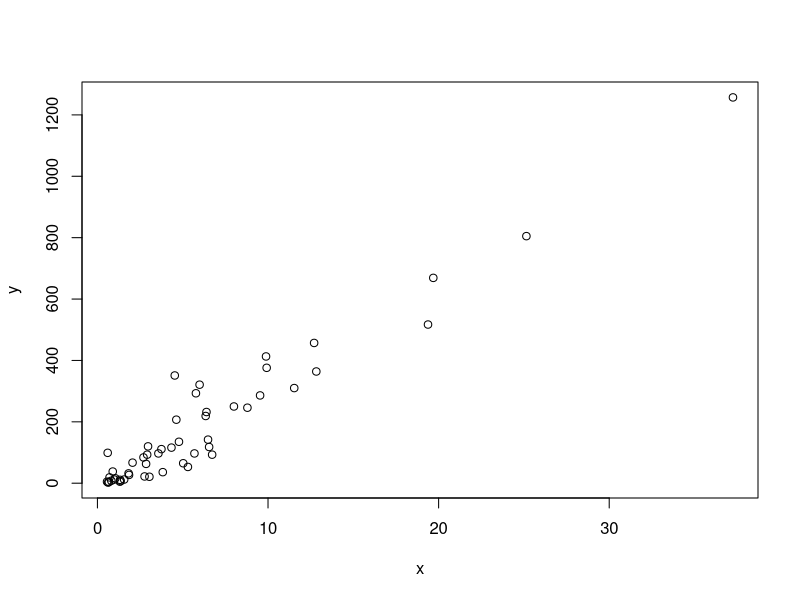
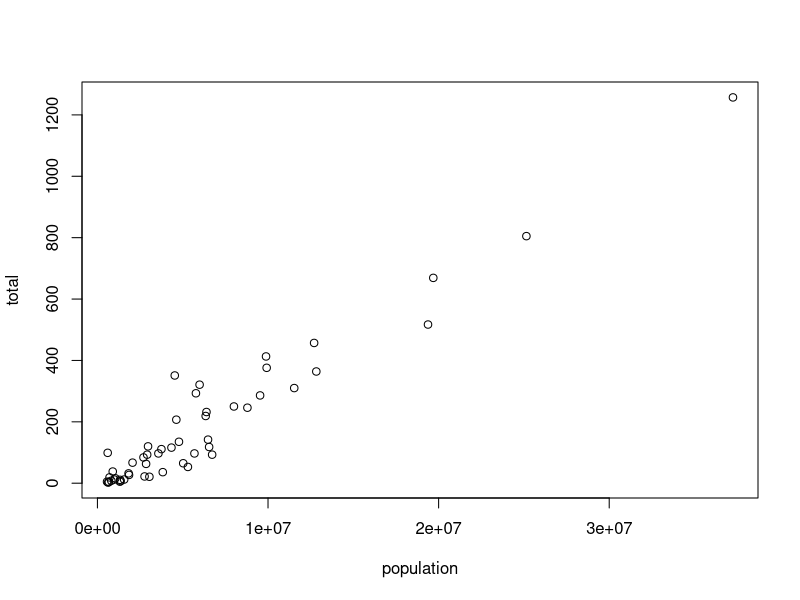
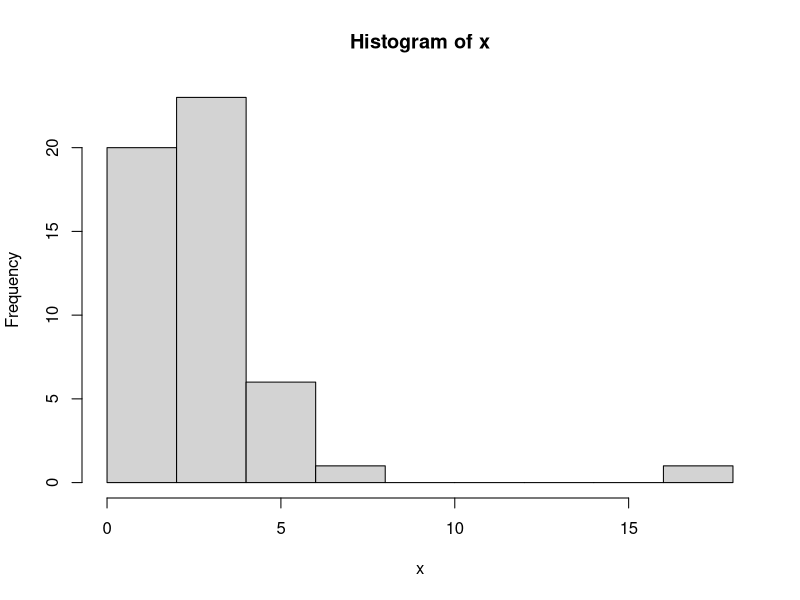
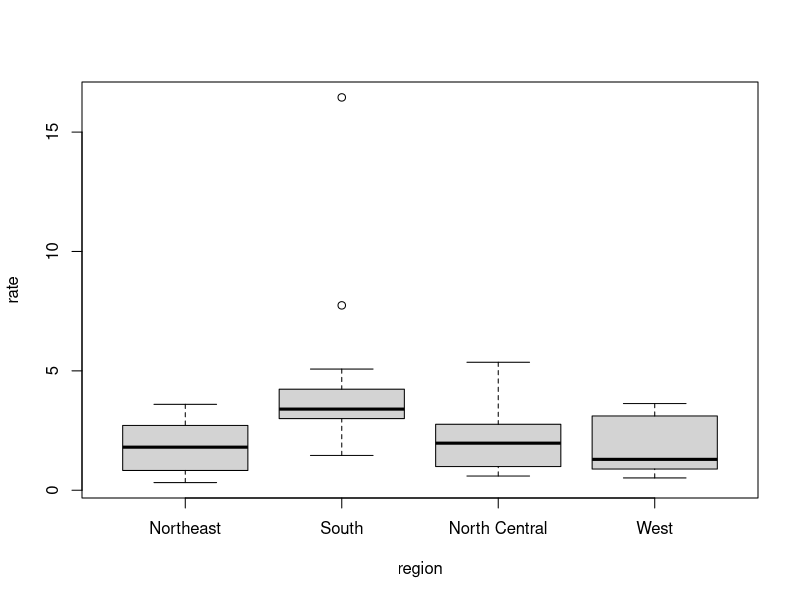
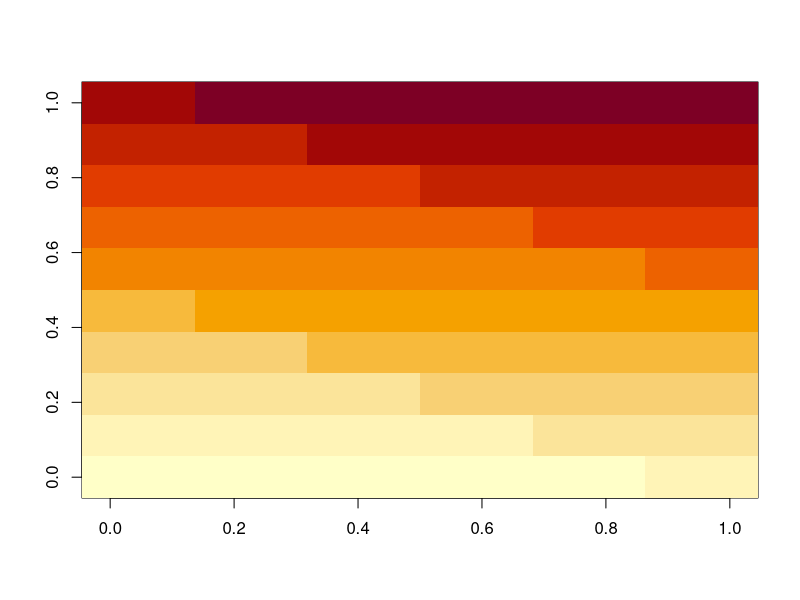

Source code (R) for these figures, in order:
# CH-02
#---------------
a <- 1
b <- 1
c <- -1
(-b + sqrt(b^2 - 4*a*c) ) / ( 2*a )
log(8)

data()

library(dslabs)

data(murders)

murders
str(murders)
(class(murders))

# The function str is useful for finding out more about the structure of an object:
str(murders)

head(murders)

tail(murders)

murders$population

murders$region

# We can quickly access the variable names using:
names(murders)

# Try typing murders$p then hitting the tab key on your keyboard
murders$population


pop <- murders$population

length(pop)

class(pop)

class(murders$state)

z <- 3 == 2
z
class(z)

## Factors
class(murders$region)

## Factors are useful for storing categorical data. We can see that 
## there are only 4 regions by using the levels function:

levels(murders$region)

## In the background, R stores these levels as integers and keeps a map to 
## keep track  of the labels. This is more memory efficient than storing 
## all the characters

## Suppose we want the levels of the region by the total number of murders 
## rather than alphabetical order. If there are values associated with each 
## level, we can use the reorder and specify a data summary to determine 
## the order. The following code takes the sum of the total murders in 
## each region, and reorders the factor following these sums.

region <- murders$region
region
value <- murders$total
value
region <- reorder(region, value, FUN = sum)
levels(region)

## The new order is in agreement with the fact that the Northeast has the 
## least murders and the South has the most.

## Lists: Data frames are a special case of lists. Lists are useful because 
## you can store any combination of different types.

record <- list(name = "Muhammad Raza",
               student_id = 1234,
               grades = c(95, 92, 91, 97, 93),
               final_grade = "A")
record
# same-------
record$student_id
record[["student_id"]]
#------------
record$name
record$grades
record$grades

record2 <- list("John Doe", 1234)

record2

## If a list does not have names, you cannot extract the elements with $, 
## but you can still use the brackets method and instead of providing the 
## variable name, you provide the list index, like this:

record2[[1]]

## Matrices

## Matrices have a major advantage over data frames: we can perform matrix 
## algebra operations, a powerful type of mathematical technique

mat <- matrix(1:12, 4, 3)
mat

## You can access specific entries in a matrix using square brackets ([). 
## If you want the second row, third column, you use:

mat[2, 3]

## If you want the entire second row, you leave the column spot empty:

mat[2, ]

## If you want the entire third column, you leave the row spot empty:

mat[, 3]

## This is also a vector, not a matrix.

## You can access more than one column or more than one row if you like. 
## his will give you a new matrix.

mat[, 2:3]

## You can subset both rows and columns:

mat[1:2, 2:3]

## We can convert matrices into data frames using the function as.data.frame:

df = as.data.frame(mat)
df

## You can also use single square brackets ([) to access rows and columns 
## of a data frame:

data("murders")
murders
murders[25, 1]

murders[2:3, ]


## Creating vectors
## We can create vectors using the function c, which stands for concatenate. 
## We use c to concatenate entries in the following way:
codes <- c(380, 124, 818)
codes

## We can also create character vectors. We use the quotes to denote that 
## the entries are characters rather than variable names.
country <- c("italy", "canada", "egypt")
country

## In R you can also use single quotes:
country <- c('italy', 'canada', 'egypt')
country

## Names
## Sometimes it is useful to name the entries of a vector. For example, 
## when defining a vector of country codes, we can use the names to connect 
## the two:
  
codes <- c(italy = 380, canada = 124, egypt = 818)
codes

class(codes)
names(codes)

## If the use of strings without quotes looks confusing, know that you can 
## use the quotes as well:

codes <- c("italy" = 380, "canada" = 124, "egypt" = 818)
codes

## Sequences
## Another useful function for creating vectors generates sequences:
seq(1, 10)
seq(1, 10, 2)
1:10
class(1:10)
seq(1, 10, 0.5)
class(seq(1, 10, 0.5))

## Subsetting
## We use square brackets to access specific elements of a vector. 
## For the vector codes we defined above, we can access the second element using:

codes[2]
codes[c(1,3)]

## The sequences defined above are particularly useful if we want to access, 
## say, the first two elements:

codes[1:2]

## If the elements have names, we can also access the entries using these names. 
## Below are two examples.

codes["canada"]

codes[c("egypt","italy")]


## Coercion
## In general, coercion is an attempt by R to be flexible with data types. When 
## an entry does not match the expected, some of the prebuilt R functions try 
## to guess what was meant before throwing an error. This can also lead to 
##confusion. Failing to understand coercion can drive programmers crazy when 
## attempting to code in R since it behaves quite differently from most other 
## languages in this regard

## So if we try to combine, say, numbers and characters, you might expect an 
## error:
x <- c(1, "canada", 3)
x

## But we don't get one, not even a warning! What happened? Look at x 
## and its class:
class(x)

## R coerced the data into characters

## R also offers functions to change from one type to another. For example, you 
## can turn numbers into characters with:

x <- 1:5
y <- as.character(x)
y

## You can turn it back with as.numeric:

y = as.numeric(y)
class(y)

## Not availables (NA)
## When a function tries to coerce one type to another and encounters an 
## impossible case, it usually gives us a warning and turns the entry into a 
## special value called an NA for "not available". For example:
x <- c("1", "b", "3")
as.numeric(x)

## Sorting
## Now that we have mastered some basic R knowledge, let's try to gain some 
## insights into the safety of different states in the context of gun murders.

## The function sort sorts a vector in increasing order. We can therefore see 
## the largest number of gun murders by typing:
library(dslabs)
data(murders)
sort(murders$total)

## However, this does not give us information about which states have which murder 
## totals. For example, we don't know which state had 1257.

## Order
## The function order is closer to what we want. It takes a vector as input and 
## returns the vector of indexes that sorts the input vector. This may sound 
## confusing so let's look at a simple example. We can create a vector and sort it:
  
x <- c(31, 4, 15, 92, 65)
sort(x)

## Rather than sort the input vector, the function order returns the index that 
## sorts input vector:
index <- order(x)
x[index]

murders$state[1:6]
murders$abb[1:6]

ind <- order(murders$total) 
murders$state[ind]
murders$abb[ind]

## According to the above, California had the most murders


## max and which.max
## If we are only interested in the entry with the largest value, we can use max
## for the value:

max(murders$total)

i_max <- which.max(murders$total)
murders$state[i_max]

## For the minimum, we can use min and which.min in the same way.

## Rank
## Although not as frequently used as order and sort, the function rank is 
## also related to order and can be useful. For any given vector it returns a 
## vector with the rank of the first entry, second entry, etc., of the input 
## vector. Here is a simple example:

x <- c(31, 4, 15, 92, 65)
rank(x)

# Beware of recycling
x <- c(1,2,3)
y <- c(10, 20, 30, 40, 50, 60, 70)
x+y

# Vector arithmetics

library(dslabs)
data("murders")
View(murders)

## California had the most murders, but does this mean it is the most dangerous 
## state? What if it just has many more people than any other state? We can  
## quickly confirm that California indeed has the largest population:

murders$state[which.max(murders$population)]
murders$population

## It is therefore unfair to compare the totals if we are interested in learning
## how safe the state is. What we really should be computing is the murders per 
## capita. The reports we describe in the motivating section used murders per 
## 100,000 as the unit. To compute this quantity, the powerful vector arithmetic
## capabilities of R come in handy.

## In R, arithmetic operations on vectors occur element-wise. For a quick example, 
## suppose we have height in inches:


inches <- c(69, 62, 66, 70, 70, 73, 67, 73, 67, 70)
inches * 2.54

inches - 69

murder_rate <- murders$total / murders$population * 100000
murder_rate

murders$abb[order(murder_rate)]

## Indexing
## Subsetting with logicals
murder_rate <- murders$total / murders$population * 100000 


## Another powerful feature of R is that we can use logicals to index vectors. 
## If we compare a vector to a single number, it actually performs the test for 
## each entry. The following is an example related to the question above:

ind <- murder_rate < 0.71
ind


## Note that we get back a logical vector with TRUE for each entry smaller than 
## or equal to 0.71. To see which states these are, we can leverage the fact that
## vectors can be indexed with logicals.


murders$state[ind]

## In order to count how many are TRUE, the function sum returns the sum of the 
## entries of a vector and logical vectors get coerced to numeric with TRUE coded 
## as 1 and FALSE as 0. Thus we can count the states using:

sum(ind)

## Logical operators

TRUE & TRUE

TRUE & FALSE

FALSE & FALSE

west <- murders$region == "West"
safe <- murder_rate <= 1

ind <- safe & west
murders$state[ind]

## which
## Suppose we want to look up California's murder rate. For this type of 
## operation, it is convenient to convert vectors of logicals into indexes instead 
## of keeping long vectors of logicals. The function which tells us which entries 
## of a logical vector are TRUE. So we can type:

ind <- which(murders$state == "California")
murder_rate[ind]

## match
## If instead of just one state we want to find out the murder rates for several 
## states, say New York, Florida, and Texas, we can use the function match. This 
## function tells us which indexes of a second vector match each of the entries 
## of a first vector:

ind <- match(c("New York", "Florida", "Texas"), murders$state)
ind

murder_rate[ind]

## %in%
## If rather than an index we want a logical that tells us whether or not each 
## element of a first vector is in a second, we can use the function %in%. Let's 
## imagine you are not sure if Boston, Dakota, and Washington are states. You can 
## find out like this:
c("Boston", "Dakota", "Washington") %in% murders$state

## There is a connection between match and %in% through which. To see this, notice 
## that the following two lines produce the same index (although in different order):

match(c("New York", "Florida", "Texas"), murders$state)

which(murders$state%in%c("New York", "Florida", "Texas"))

## Basic plots
## The plot function can be used to make scatterplots. Here is a plot of total 
## murders versus population.

x <- murders$population / 10^6
y <- murders$total
plot(x, y)

## For a quick plot that avoids accessing variables twice, we can use the with function:

with(murders, plot(population, total))

x <- with(murders, total / population * 100000)
hist(x)

murders$state[which.max(x)]

murders$rate <- with(murders, total / population * 100000)
boxplot(rate~region, data = murders)

x <- matrix(1:120, 12, 10)
image(x)
